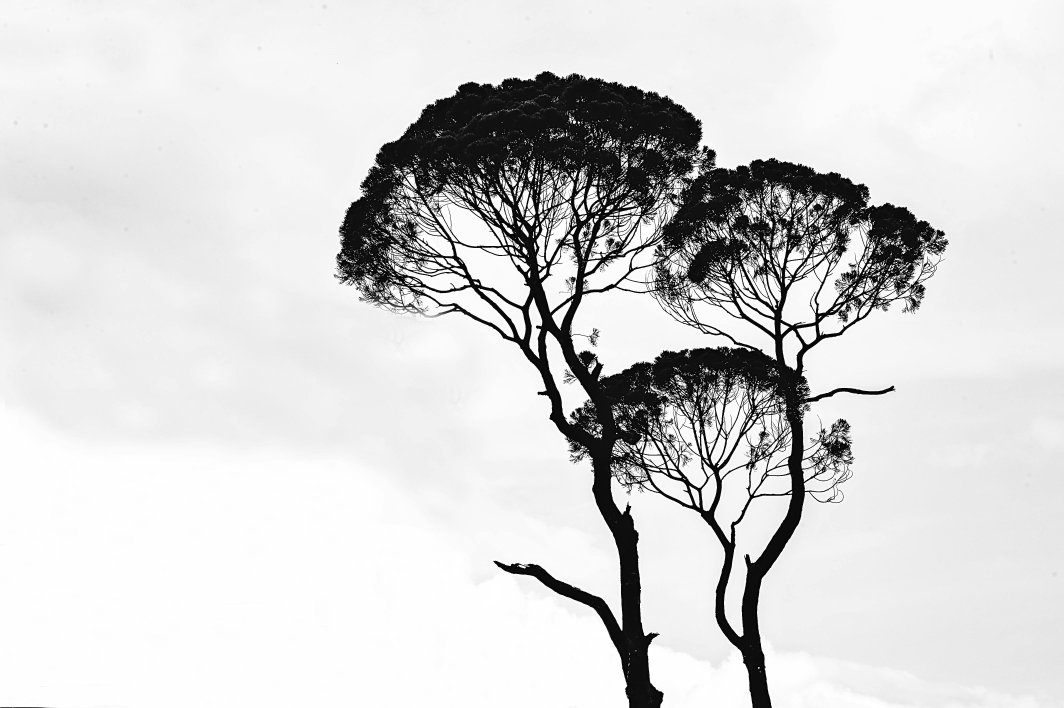
#> input picture images/task_02/image.jpg, 4256 x 2832 px (shown at 1/4 size)
$ jupyter execute TakeHome_Assignment.ipynb
#> lines starting #> are read from the running program, lines starting #| are printed output that depends on the picture; after the words box and inside, x2 and y2 are one past the last pixel; in counts of white or black regions, pixels touching at a corner belong together
# Computer Vision and Image Processing - Take Home Assignment 02

---

| Field | Details |
|-------|---------|
| **Registration Number** | `EG/2020/4113` |
| **Name** | Perera K.R.D |
| **Repository** | [📁 GitHub Repository](https://github.com/PereraKRD/Computer_Vision_and_Image_Processing_Take_Home_02.git) |

---

[cell 1]
import numpy as np
import cv2
import os
import matplotlib.pyplot as plt
from skimage import filters
from collections import deque

## TASK 01 - Implement and test Otsu’s algorithm with an image.

[cell 2]
def generate_synthetic_image(h=180, w=280):
#> called with h = 180, w = 280
    img = np.zeros((h, w), dtype=np.uint8)

    cv2.rectangle(img, (30, 30), (100, 100), color=120, thickness=-1)
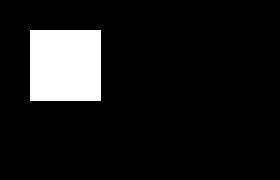
#> img: shape (180, 280); values 0 (black) and 120 (white), 10% white; 1 white region, box (x1, y1, x2, y2) and area: (30, 30, 101, 101) 5041
    cv2.ellipse(img, center=(200, 120), axes=(40, 20), angle=0, startAngle=0, endAngle=360, color=220, thickness=-1)
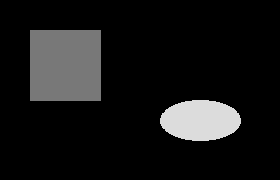
#> img: shape (180, 280); 5.18% of pixels changed, all inside (x1, y1, x2, y2) = (160, 100, 241, 141)

    return img

[cell 3]
def inject_gaussian_noise(img, mean=0, sigma=15):
#> called with mean = 0, sigma = 15
    gaussian = np.random.normal(mean, sigma, img.shape)
    noisy = img + gaussian
    noisy_clipped = np.clip(noisy, 0, 255).astype(np.uint8)
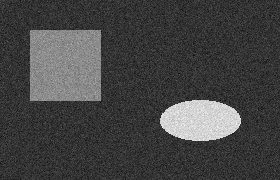
#> noisy: shape (180, 280) float64; min -69.9, max 277.1, mean 23.4; drawn with min black and max white
    return noisy_clipped

[cell 4]
def perform_otsu(image):
    _, th_opencv = cv2.threshold(image, 0, 255, cv2.THRESH_BINARY + cv2.THRESH_OTSU)
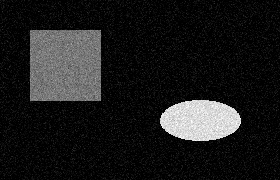
#> image: shape (180, 280); min 0, max 255, mean 28.1
    th_skimage = filters.threshold_otsu(image)
#> th_skimage = 79
    binary_sk = (image > th_skimage).astype(np.uint8) * 255
    return th_opencv, binary_sk, th_skimage

[cell 5]
def visualize_all(img_orig, img_noisy, otsu_cv, otsu_sk, threshold_val):
    plt.figure(figsize=(14, 10))

    plt.subplot(2, 2, 1)
    plt.imshow(img_orig, cmap='gray')
    plt.title("New Synthetic Image")
    plt.axis('off')

    plt.subplot(2, 2, 2)
    plt.imshow(img_noisy, cmap='gray')
    plt.title("With Gaussian Noise")
    plt.axis('off')

    plt.subplot(2, 2, 3)
    plt.imshow(otsu_cv, cmap='gray')
    plt.title("Otsu (OpenCV)")
    plt.axis('off')

    plt.subplot(2, 2, 4)
    plt.imshow(otsu_sk, cmap='gray')
    plt.title("Otsu (skimage)")
    plt.axis('off')

    plt.tight_layout()
    plt.show()

[cell 6]
def save_results(img1, img2, otsu1, otsu2):
    output_path = os.path.join("..", "results", "task_01_alt")
    os.makedirs(output_path, exist_ok=True)

    cv2.imwrite(os.path.join(output_path, "01_synthetic.jpg"), img1)
    cv2.imwrite(os.path.join(output_path, "02_noisy.jpg"), img2)
    cv2.imwrite(os.path.join(output_path, "03_otsu_cv.jpg"), otsu1)
    cv2.imwrite(os.path.join(output_path, "04_otsu_sk.jpg"), otsu2)

[cell 7]
base_img = generate_synthetic_image()
noisy_img = inject_gaussian_noise(base_img)
otsu_result_cv, otsu_result_sk, otsu_thresh = perform_otsu(noisy_img)
#> otsu_thresh = 79

visualize_all(base_img, noisy_img, otsu_result_cv, otsu_result_sk, otsu_thresh)
#> in visualize_all, `plt.show()`:
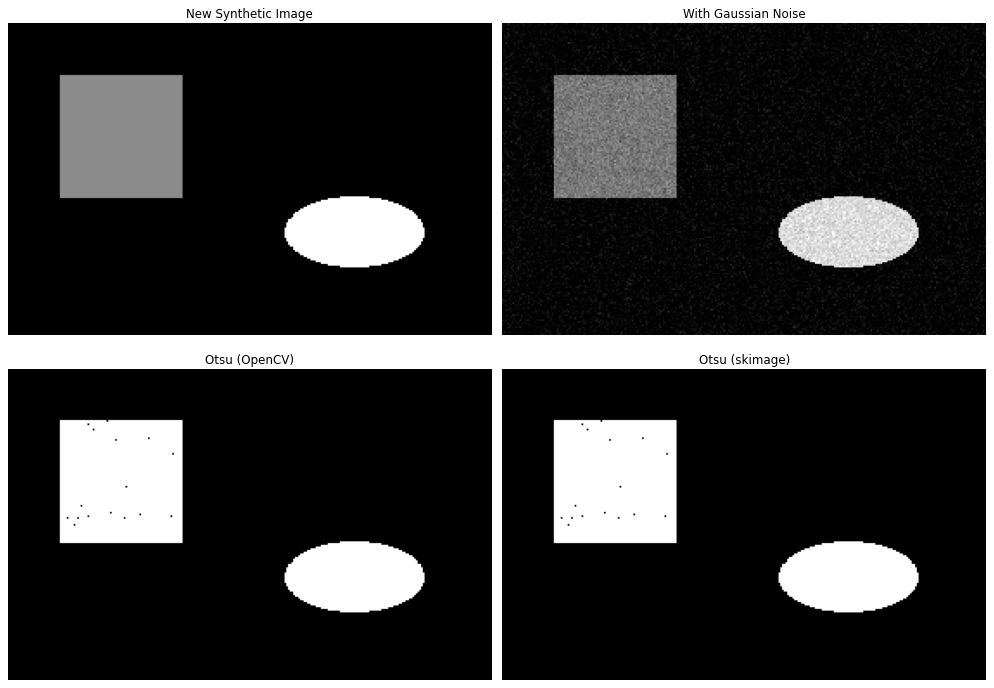
#> figure drawn by matplotlib, 4 panels
save_results(base_img, noisy_img, otsu_result_cv, otsu_result_sk)
#> in save_results, `cv2.imwrite(os.path.join(output_path, "03_otsu_cv.jpg"), otsu1)`:
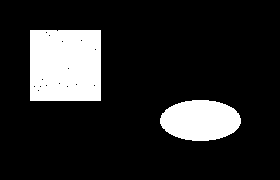
#> saved as 03_otsu_cv.jpg: shape (180, 280); 15.2% white; 2 white regions, box (x1, y1, x2, y2) and area: (30, 30, 101, 101) 5025, (160, 100, 241, 141) 2613

## TASK 02 - Implement a region-growing technique for image segmentation

[cell 8]
# Load grayscale image
image_path = os.path.join("..", "images", "task_02", "image.jpg")
gray_img = cv2.imread(image_path, cv2.IMREAD_GRAYSCALE)
#> gray_img is the input picture: shape (2832, 4256); min 0, max 255, mean 213

if gray_img is None:
    raise FileNotFoundError(f"Image not found at {image_path}")

img_h, img_w = gray_img.shape
#> img_h = 2832; img_w = 4256
print(f"Loaded Image: {img_w} x {img_h}")
#| Loaded Image: 4256 x 2832

[cell 9]
def grow_region(image, seeds, threshold=20, use_8connectivity=True):
    height, width = image.shape

    region = np.zeros_like(image, dtype=np.uint8)
    visited = np.zeros_like(image, dtype=np.uint8)

    from collections import deque
    queue = deque(seeds)

    for y, x in seeds:
        visited[y, x] = 1
        region[y, x] = 255

    seed_values = [int(image[y, x]) for y, x in seeds]

    if use_8connectivity:
        neighbors = [(-1, -1), (-1, 0), (-1, 1),
                     (0, -1),          (0, 1),
                     (1, -1), (1, 0), (1, 1)]
    else:
        neighbors = [(-1, 0), (1, 0), (0, -1), (0, 1)]

    while queue:
        y, x = queue.popleft()
        for dy, dx in neighbors:
            ny, nx = y + dy, x + dx
            if 0 <= ny < height and 0 <= nx < width and not visited[ny, nx]:
                pixel_value = int(image[ny, nx])
                if any(abs(pixel_value - sv) <= threshold for sv in seed_values):
                    region[ny, nx] = 255
                    visited[ny, nx] = 1
                    queue.append((ny, nx))

    return region

[cell 10]
seeds = [(843, 1348), (281, 1174), (1139, 1085)]

result_mask = grow_region(gray_img, seeds=seeds, threshold=25, use_8connectivity=True)
#> in grow_region, `seed_values = [int(image[y, x]) for y, x in seeds]`: seed_values = [244, 246, 241]
#> after the loop in grow_region, `while queue:`:
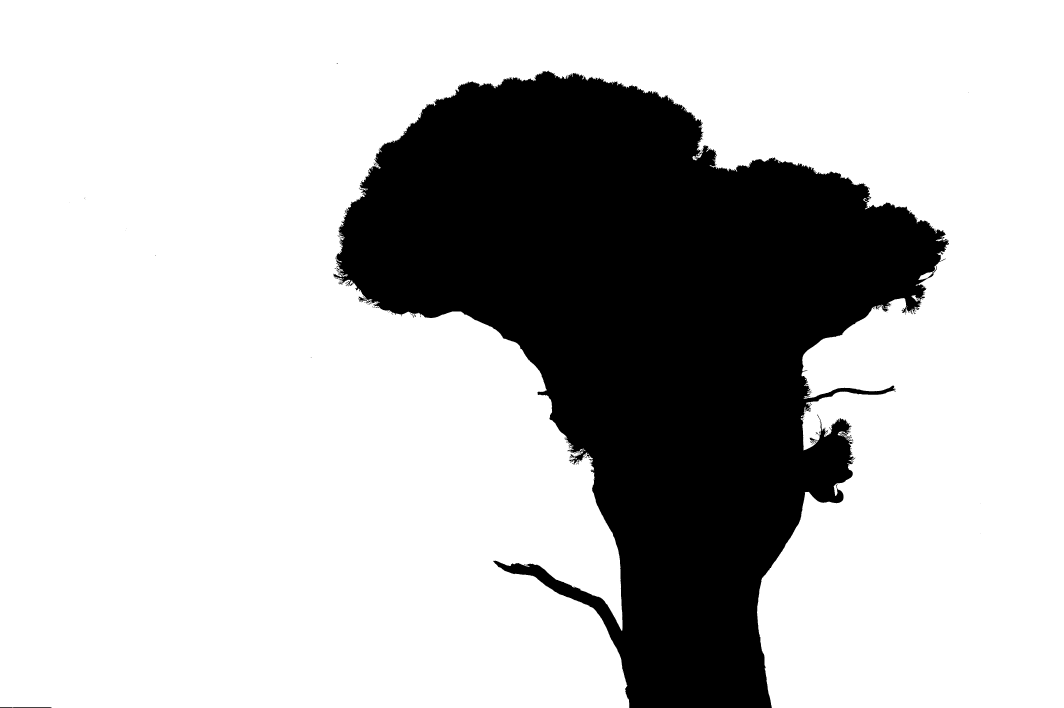
#> region: shape (2832, 4256) (shown at 1/4 size); 74.6% white; 231 black regions (211 under 20 px), largest, box (x1, y1, x2, y2) and area: (1332, 282, 3796, 2832) 3054000, (52, 2829, 208, 2832) 459, (0, 2829, 51, 2832) 152

for i, s in enumerate(seeds):
    print(f"Seed {i+1} at {s} → value: {gray_img[s]}")
#> this loop made 3 passes
#| Seed 1 at (843, 1348) → value: 244
#| Seed 2 at (281, 1174) → value: 246
#| Seed 3 at (1139, 1085) → value: 241

[cell 11]
def visualize_region_growing(img, mask, seed_coords):
    plt.figure(figsize=(10, 4))

    plt.subplot(1, 2, 1)
    plt.imshow(img, cmap='gray')
    for sy, sx in seed_coords:
        plt.scatter(sx, sy, c='red', s=60, marker='x', linewidths=2)
    plt.title("Original Image with Seeds")
    plt.axis('off')

    plt.subplot(1, 2, 2)
    plt.imshow(mask, cmap='gray')
    plt.title("Region Growing Output")
    plt.axis('off')

    plt.tight_layout()
    plt.show()

[cell 12]
def save_result_image(mask, output_dir, filename="region_grown_mask.jpg"):
    os.makedirs(output_dir, exist_ok=True)
    cv2.imwrite(os.path.join(output_dir, filename), mask)

[cell 13]
visualize_region_growing(gray_img, result_mask, seeds)
#> in visualize_region_growing, `plt.show()`:
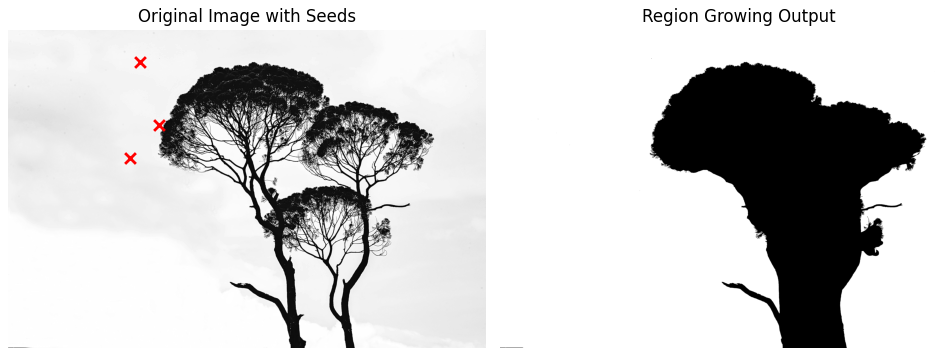
#> figure drawn by matplotlib, 2 panels
save_result_image(result_mask, output_dir=os.path.join("..", "results", "task_02_alt"))
